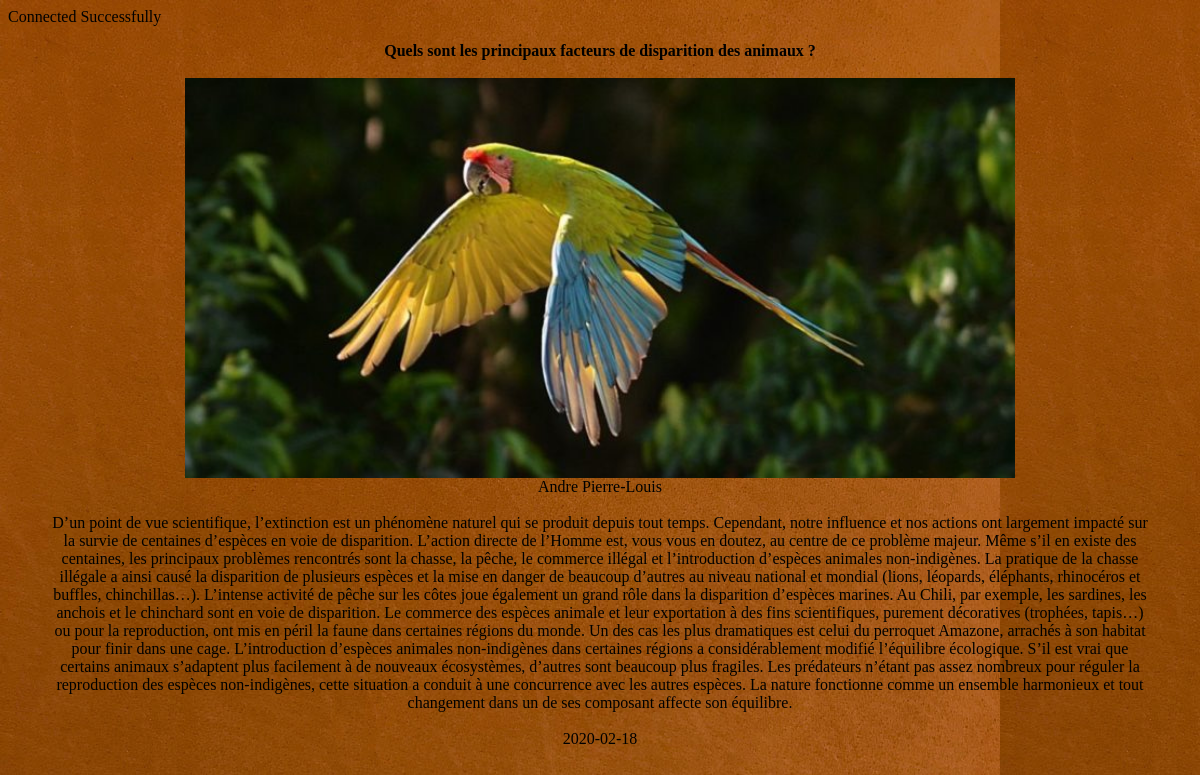
The app's page /articles.php?articles=2 with its own data.
### tables this page shows
CREATE TABLE `articles` (
  `id` int(11) NOT NULL,
  `titre` text NOT NULL,
  `image` text NOT NULL,
  `date de publication` date NOT NULL,
  `auteur` text NOT NULL,
  `texte` text NOT NULL,
  `extrait` varchar(300) NOT NULL
);

### articles.php (the view, shortened to what this page needs)
<DOCTYPE html>
    <html lang="fr">
    <head>
        <link rel="stylesheet" href="mydevblog.css">
    </head>
<?php
      function connect_to_database(){
     $servername = 'localhost';
     $username = 'root';
     $password= '';
     $madatabase = 'mydevblog';
try {
    $pdo = new PDO("mysql:host=$servername;dbname=$madatabase",$username,$password);
    $pdo->setAttribute(PDO::ATTR_ERRMODE,PDO::ERRMODE_EXCEPTION);
    echo "Connected Successfully";
    return $pdo;
}
catch (PDOException $e){
    echo "connection failed : ".$e->getMessage();
}
}
$pdo= connect_to_database();
$articles=$_GET["articles"];
$users = $pdo->query("SELECT * FROM articles WHERE id='$articles'")->fetchAll();
foreach ($users as $user){
    echo ("<ul class='articles'>");
    echo ("<B>" . $user['titre'] ."</B>");
    echo ("<br><br><image src='" . $user['image'] . "'height=400px >");
    echo ("<br>" .$user ['auteur']);
    echo ("<br><br>" .$user ['texte']);
    echo ("<br><br>" .$user ['date de publication']. "<br><br><br>");
    echo ("</ul>");
}
?>

### mydevblog.css (style rules this page uses)
ul.articles { text-align: center; margin-right: 40px; }

### records on screen
articles: titre "Quels sont les principaux facteurs de disparition des animaux ?", image (picture), auteur "Andre Pierre-Louis", texte "D’un point de vue scientifique, l’extinction est un phénomène naturel qui se produit depuis tout temps. Cependant, notre influence et nos actions ont largement impacté sur la survie de centaines d’espèces en voie de disparition. L’action directe de l’Homme est, vous vous en doutez, au centre de ce problème majeur. Même s’il en existe des centaines, les principaux problèmes rencontrés sont la chasse, la pêche, le commerce illégal et l’introduction d’espèces animales non-indigènes. La pratique de la chasse illégale a ainsi causé la disparition de plusieurs espèces et la mise en danger de beaucoup d’autres au niveau national et mondial (lions, léopards, éléphants, rhinocéros et buffles,…", date de publication "2020-02-18"
